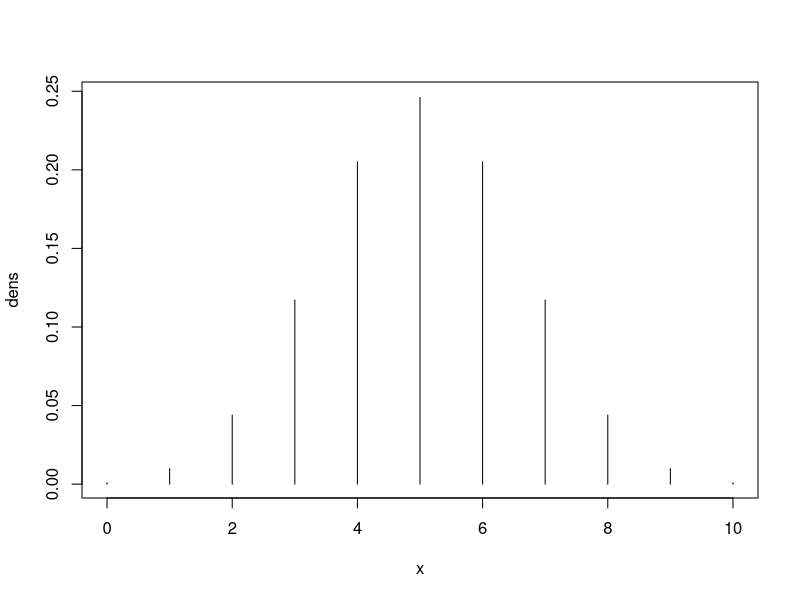
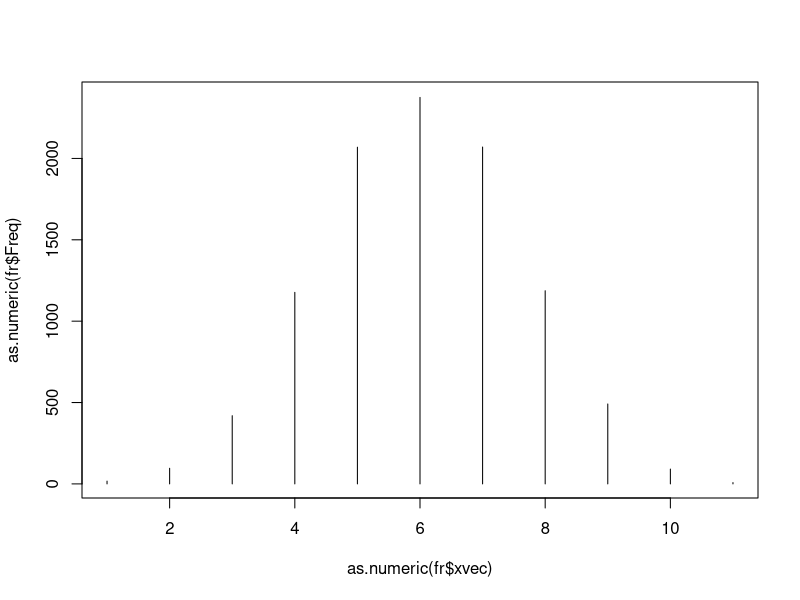

Write R code to recreate these figures, in order.
#Simulating BIONOMIAL DISTRIBUTION IN R:

n=10 #This is the number of bernoulli's trials
p=0.5 #probability of success in a trial

#1. For a given x value, return cumulative probability upto x (pvalue)
x=7
pvalue=pbinom(x,n,p)
#pbinom syntax()
print(pvalue)
#0.9453125
#which is the cumulative probability from x=0 to 7

#2.From pvalue, return corresponding x value:
#reverse of the first one
pvalue=0.66
x=qbinom(pvalue,n,p)
print(x)
qbinom(1,n,p)
#10

#3.For a given x value, return probability density 
#the word pd is used in all the distributions, in binomial distribution it is just the actual probability.
density=dbinom(x,n,p)
print(density) 
#0.2050781
#this is used for plotting the probability distributions

#4. Return m random deviates from binomial distribution
m=5
xrand=rbinom(m,n,p)
print(xrand)
#4 4 4 4 6
#random sequences are introduced#everytime it is different for everyone as it is RANDOM

##There is an index of random numbers.


#5.Plot the probability density function:
x=seq(0,10,1)
dens=dbinom(x,n,p)
print(dens)
plot(x,dens,type="h")
#y axis= probability density
#x axis= range of x

###6.SIMULATION EXPERIMENT
#Simulation involing random numbers is referred to as "MONTE CARLO" simulation
##generate 10000 random deviates from Binomial distribution
xvec=rbinom(10000,n,p)
print(xvec[1:50])
#xvec is a sequence of 10,000 numbers.

#7.plot the sequence of 10,000 numbers 
#TABLE will classify the sequence and tell us the frequency of each element
xtab=table(xvec)
print(xtab)
#entries in the table are strings not numbers
#NEED: convert table to data frame
fr=data.frame(xtab)
print(fr)
#as.numeric is a function which converts string to number
plot(as.numeric(fr$xvec),as.numeric(fr$Freq),type="h")

#x11() will create a new canvas for a new plot.  x11() has to be used before every new plot
#keiro
